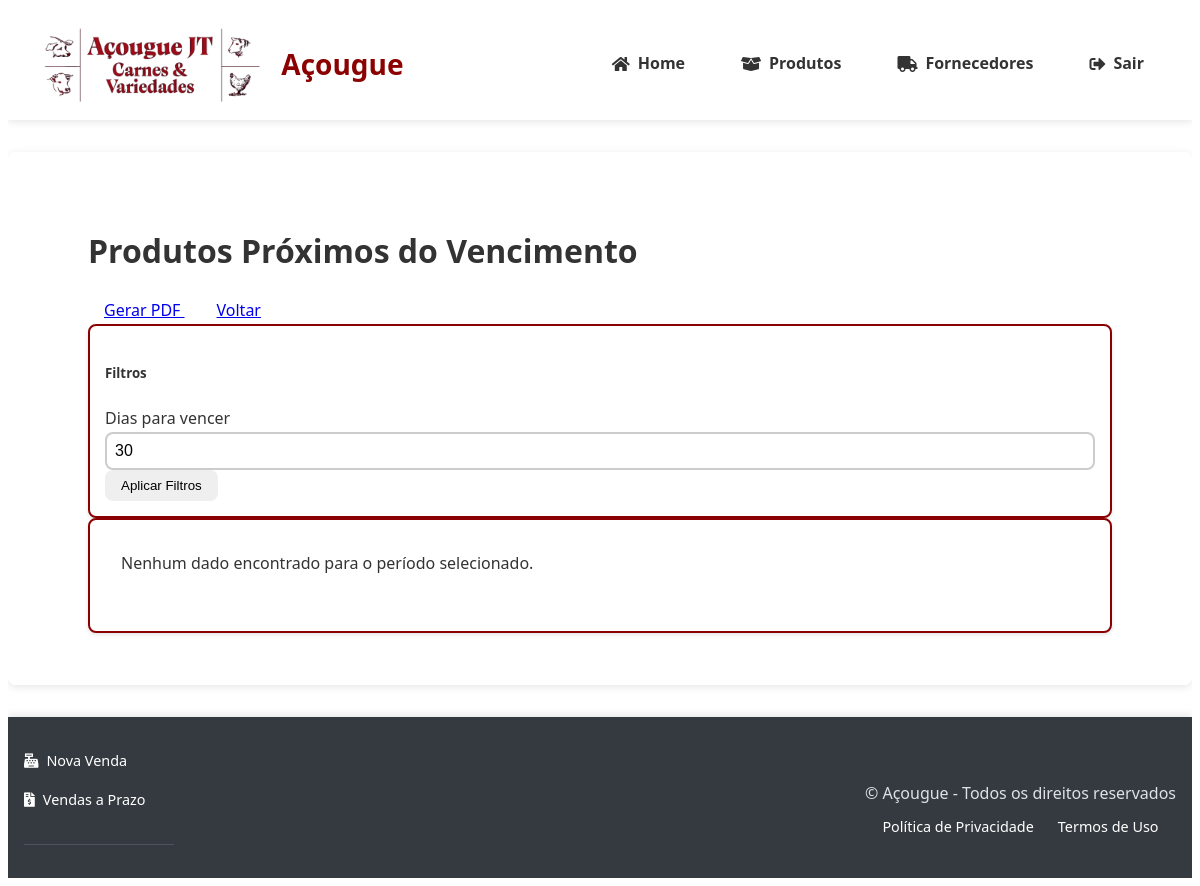
Page /relatorios/estoque_validade (signed in) on the earlier database version.
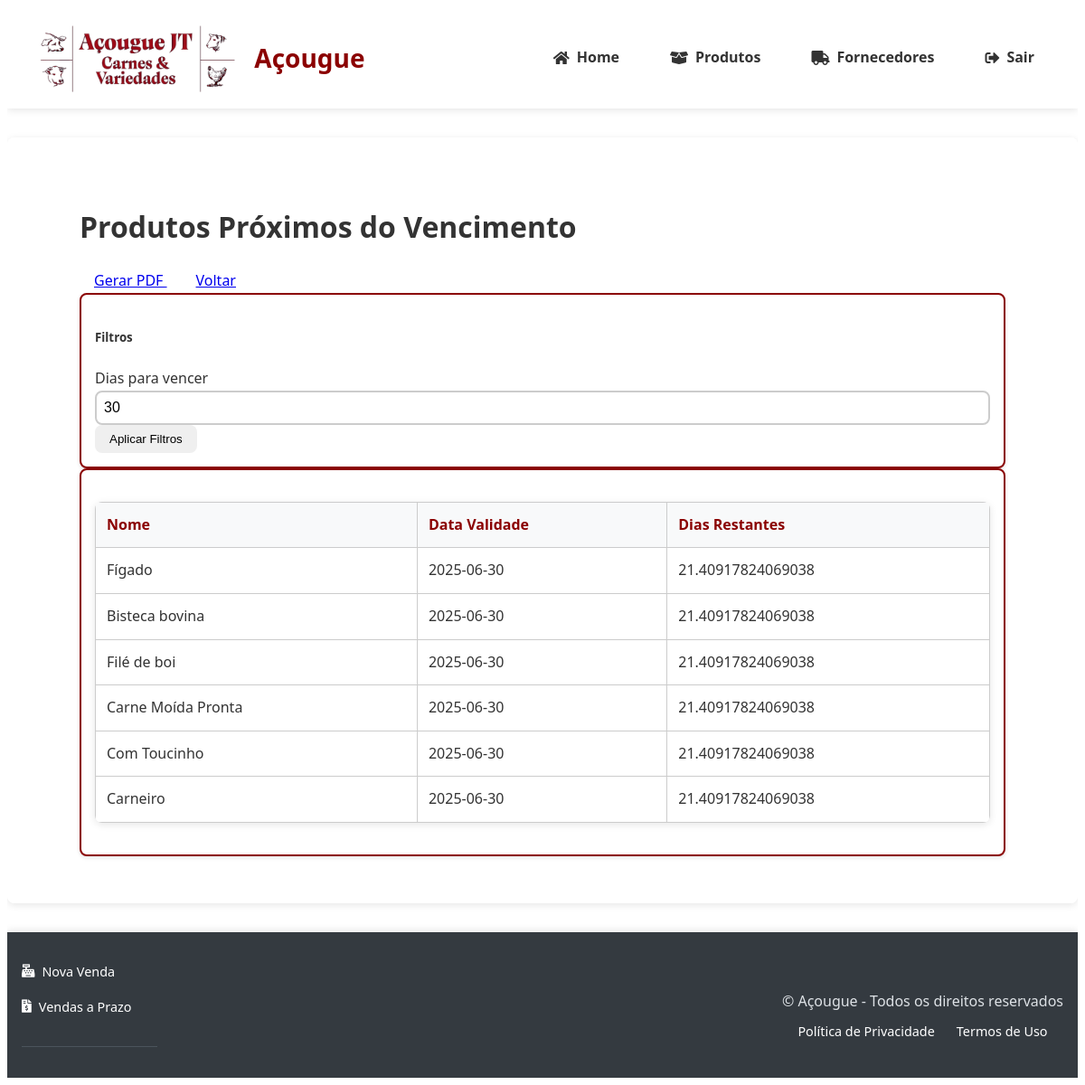
Same page on the later database version.
### tables this page shows
CREATE TABLE produtos (
                id INTEGER PRIMARY KEY AUTOINCREMENT,
                nome TEXT NOT NULL,
                descricao TEXT,
                categoria TEXT NOT NULL,
                preco DECIMAL(10,2) NOT NULL,
                quantidade INTEGER NOT NULL,
                estoque_minimo INTEGER DEFAULT 0,
                codigo_barras TEXT UNIQUE,
                foto TEXT,
                fornecedor_id INTEGER REFERENCES fornecedores(id) ON DELETE SET NULL,
                data_validade DATE,
                created_at TIMESTAMP DEFAULT CURRENT_TIMESTAMP,
                updated_at TIMESTAMP DEFAULT CURRENT_TIMESTAMP,
                tipo_venda TEXT NOT NULL DEFAULT 'unidade'
            );

### app.py (the view)
@app.route('/relatorios/<report_type>')
@login_required # Assuming you have this decorator
@role_required('gerente') # Assuming you have this decorator
def relatorios_unificados(report_type):
    report_titles = {
        'vendas_totais': 'Vendas Totais',
        'vendas_periodo': 'Vendas por Período',
        'vendas_categorias': 'Vendas por Categoria',
        'top_produtos': 'Top Produtos Vendidos',
        'estoque_nivel': 'Nível de Estoque Crítico',
        'estoque_validade': 'Produtos Próximos do Vencimento',
        'clientes_fieis': 'Clientes Mais Fieis',
        'fornecedores_produtos': 'Produtos por Fornecedor',
        'movimentacao_caixa': 'Movimentação de Caixa',
        'comparativo': 'Comparativo de Vendas'
    }
    reports = {
        'vendas_totais': {
            'query': '''
                SELECT
                    v.id,
                    v.data,
                    v.cliente_nome as cliente,
                    GROUP_CONCAT(p.nome, ', ') as produtos,
                    v.total,
                    v.metodo_pagamento,
                    COUNT(vi.id) as total_itens
                FROM vendas v
                LEFT JOIN venda_itens vi ON v.id = vi.venda_id
                LEFT JOIN produtos p ON vi.produto_id = p.id
                GROUP BY v.id
                ORDER BY v.data DESC
            '''
        },
        'vendas_periodo': {
            'query': '''
                SELECT DATE(v.data) as data, COUNT(*) as total_vendas,
                SUM(v.total) as valor_total, AVG(v.total) as ticket_medio
                FROM vendas v
                WHERE DATE(v.data) BETWEEN ? AND ?
                GROUP BY DATE(v.data) ORDER BY data
            ''',
            'params': (
                request.args.get('start_date', datetime.now().replace(day=1).date().isoformat()),
                request.args.get('end_date', datetime.now().date().isoformat())
            )
        },
        'vendas_categorias': {
            'query': '''
                SELECT p.categoria, SUM(vi.quantidade) as quantidade_vendida,
                SUM(vi.quantidade * vi.preco_unitario) as valor_total
                FROM venda_itens vi JOIN produtos p ON vi.produto_id = p.id
                GROUP BY p.categoria ORDER BY valor_total DESC
            '''
        },
        'top_produtos': {
            'query': '''
                SELECT p.nome, SUM(vi.quantidade) as quantidade_vendida,
                SUM(vi.quantidade * vi.preco_unitario) as valor_total
                FROM venda_itens vi JOIN produtos p ON vi.produto_id = p.id
                GROUP BY p.id ORDER BY valor_total DESC LIMIT ?
            ''',
            'params': (int(request.args.get('limit', 10)),)
        },
        'estoque_nivel': {
            'query': '''
                SELECT nome, quantidade, estoque_minimo, (quantidade - estoque_minimo) as diferenca
                FROM produtos WHERE quantidade < estoque_minimo ORDER BY diferenca ASC
            '''
        },
        'estoque_validade': {
            'query': '''
                SELECT nome, data_validade,
                JULIANDAY(data_validade) - JULIANDAY('now') as dias_restantes
                FROM produtos WHERE data_validade IS NOT NULL
                AND dias_restantes BETWEEN 0 AND ? ORDER BY data_validade
            ''',
            'params': (int(request.args.get('dias', 30)),)
        },
        'clientes_fieis': {
            'query': '''
                SELECT cliente_nome, COUNT(*) as total_compras, SUM(total) as valor_total_gasto
                FROM vendas WHERE cliente_nome IS NOT NULL
                GROUP BY cliente_nome ORDER BY total_compras DESC LIMIT ?
            ''',
            'params': (int(request.args.get('limit', 10)),)
        },
        'fornecedores_produtos': {
            'query': '''
                SELECT f.nome as fornecedor, COUNT(p.id) as total_produtos, SUM(p.quantidade) as total_estoque
                FROM fornecedores f LEFT JOIN produtos p ON f.id = p.fornecedor_id
                GROUP BY f.id ORDER BY total_produtos DESC
            '''
        },
        'movimentacao_caixa': {
            'query': '''
                SELECT DATE(data) as data,
                SUM(CASE WHEN metodo_pagamento = 'fiado' THEN 0 ELSE total END) as entradas,
                SUM(CASE WHEN metodo_pagamento = 'fiado' THEN total ELSE 0 END) as saidas
                FROM vendas GROUP BY DATE(data) ORDER BY data DESC
            '''
        },
        'comparativo': {
            'query': '''
                SELECT strftime('{group_format}', data) as periodo,
                COUNT(*) as total_vendas, SUM(total) as valor_total
                FROM vendas GROUP BY periodo ORDER BY periodo DESC LIMIT 12
            ''',
            'params': (),
            'pre_process': lambda: {'group_format': '%Y-%m' if request.args.get('periodo', 'month') == 'month' else '%Y'}
        }
    }
    config = reports.get(report_type)
    if not config:
        abort(404, description="Relatório não encontrado")
    with get_db_connection() as conn:
        cursor = conn.cursor()
        query = config['query']
        if 'pre_process' in config:
            pre_processed = config['pre_process']()
            query = query.format(**pre_processed)
        params = config.get('params', ())
        cursor.execute(query, params)
        dados = [dict(zip([column[0] for column in cursor.description], row))
                 for row in cursor.fetchall()]
    if 'post_process' in config:
        dados = config['post_process'](dados)
    return render_template('relatorio_unificado.html',
                           dados=dados,
                           report_type=report_type,
                           titulo_relatorio=report_titles.get(report_type, 'Relatório'))

### banco_dados.py (called while the page is built)
@contextmanager
def get_db_connection():
    db_path = os.environ.get('DB_PATH', 'acougue.db')
    conn = sqlite3.connect(f'file:{db_path}', uri=True)
    conn.row_factory = sqlite3.Row
    conn.execute("PRAGMA foreign_keys = ON")
    try:
        yield conn
    finally:
        conn.close()

### templates/relatorio_unificado.html (shortened to what the changed rows need)
{% extends 'base.html' %}
{% block content %}
<div class="container dashboard-container">
    <div class="d-flex justify-content-between align-items-center mb-4">
        <h1>{{ titulo_relatorio }}</h1>
    </div>
    <div class="card">
        <div class="card-body">
            {% if report_type == 'vendas_totais' %}
                <div class="table-responsive">
                    <table class="table table-striped table-hover">
                        <thead class="table-dark">
                            <tr>
                                <th>Data</th>
                                <th>Cliente</th>
                                <th>Produtos</th>
                                <th>Total</th>
                                <th>Pagamento</th>
                                <th>Itens</th>
                            </tr>
                        </thead>
                        <tbody>
                            {% for venda in dados %}
                            <tr>
                                <td>{{ venda.data|format_datetime('%d/%m/%Y %H:%M') }}</td>
                                <td>{{ venda.cliente or 'Consumidor' }}</td>
                                <td>{{ venda.produtos }}</td>
                                <td>{{ venda.total|format_currency }}</td>
                                <td>
                                    <span class="badge bg-{{ 'success' if venda.metodo_pagamento != 'pagamento_prazo' else 'warning' }}">
                                        {{ venda.metodo_pagamento|replace('_', ' ')|title }}
                                    </span>
                                </td>
                                <td>{{ venda.total_itens }}</td>
                            </tr>
                            {% endfor %}
                        </tbody>
                    </table>
                </div>
            {% elif dados %}
                <div class="table-responsive">
                    <table class="table table-striped table-hover">
                        <thead class="table-dark">
                            <tr>
                                {% for coluna in dados[0].keys() %}
                                <th>{{ coluna|replace('_', ' ')|title }}</th>
                                {% endfor %}
                            </tr>
                        </thead>
                        <tbody>
                            {% for linha in dados %}
                            <tr>
                                {% for coluna, valor in linha.items() %}
                                <td>
                                    {% if valor is number %}
                                        {% if 'total' in coluna.lower() or 'valor' in coluna.lower() or 'preco' in coluna.lower() %}
                                            {{ valor|format_currency }}
                                        {% else %}
                                            {{ valor }}
                                        {% endif %}
                                    {% else %}
                                        {{ valor or '-' }}
                                    {% endif %}
                                </td>
                                {% endfor %}
                            </tr>
                            {% endfor %}
                        </tbody>
                    </table>
                </div>
            {% else %}
                <div class="alert alert-info">
                    Nenhum dado encontrado para o período selecionado.
                </div>
            {% endif %}
        </div>
    </div>
</div>
{% endblock %}

Differences in the rows shown:
now on this page (row edited): produtos: nome "Fígado", data_validade "2025-06-30", linha "21.40917824069038"
now on this page (row edited): produtos: nome "Bisteca bovina", data_validade "2025-06-30", linha "21.40917824069038"
now on this page (row edited): produtos: nome "Filé de boi", data_validade "2025-06-30", linha "21.40917824069038"
now on this page (row edited): produtos: nome "Carne Moída Pronta", data_validade "2025-06-30", linha "21.40917824069038"
now on this page (row edited): produtos: nome "Com Toucinho", data_validade "2025-06-30", linha "21.40917824069038"
now on this page (row edited): produtos: nome "Carneiro", data_validade "2025-06-30", linha "21.40917824069038"
Other differences:
new list line: "Nome"
new list line: "Data Validade"
new list line: "Dias Restantes"
text no longer shown: "Nenhum dado encontrado para o período selecionado."
